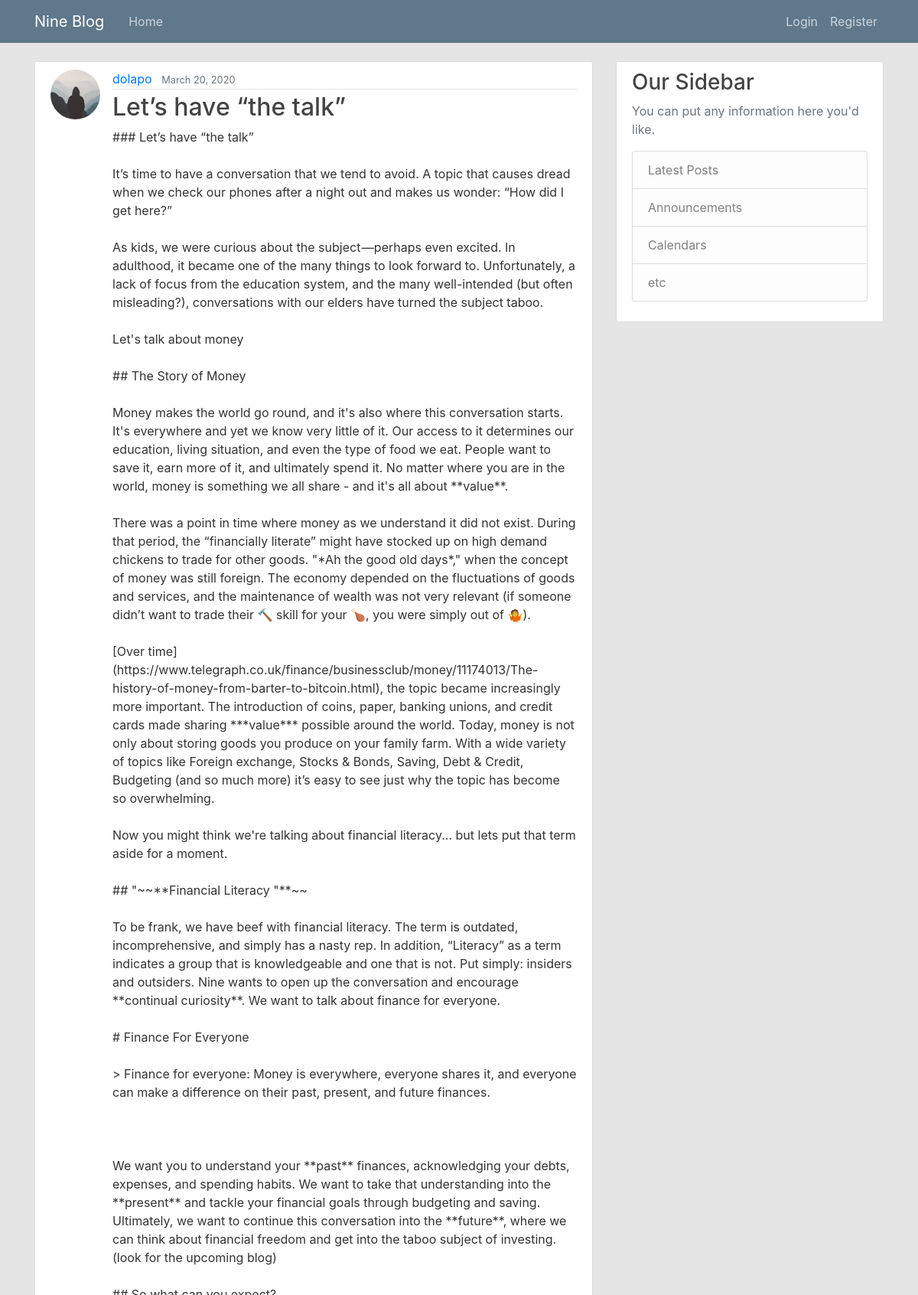
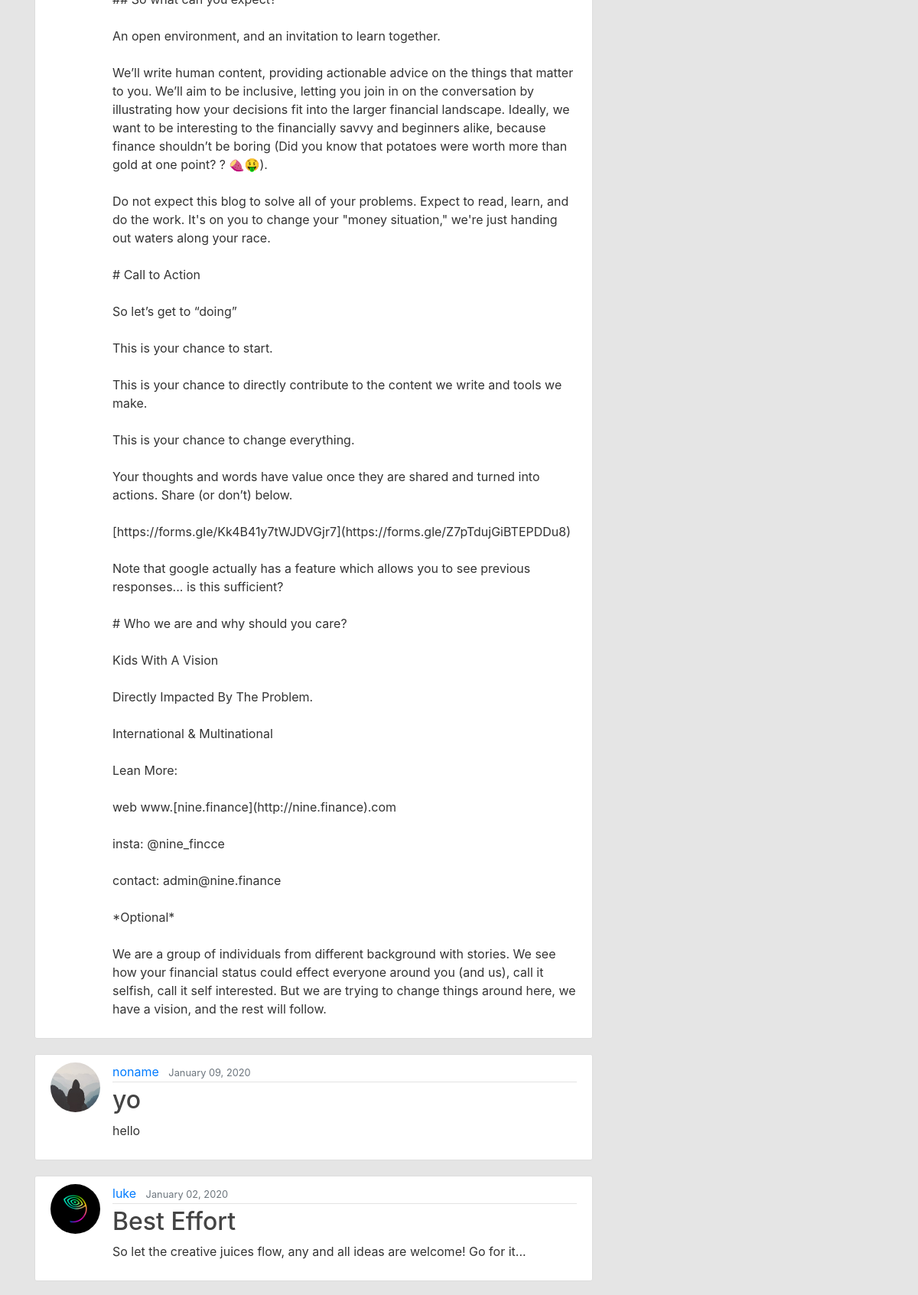
The page / (upper part) on the database its author committed (2 pictures, top to bottom).
### blog/models.py (models this page shows, shortened)
class post(models.Model):
    title=models.CharField(max_length=100)
    content=models.TextField()
    date=models.DateTimeField(default=timezone.now)
    author=models.ForeignKey(User, on_delete=models.CASCADE)

### users/models.py (models this page shows, shortened)
class profile(models.Model):
    user= models.OneToOneField(User, on_delete=models.CASCADE)
    image= models.ImageField(default='default.jpg', upload_to='profile_pics')

### blog/views.py (the view)
# urls.py: path('', PostListView.as_view(), name="blog-home"),
class PostListView(ListView):
    model= post
    template_name = 'blog/home.html'
    context_object_name = 'posts'
    ordering = ['-date']
    paginate_by = 4

### templates/blog/home.html (shortened to what this page needs)
{% extends "blog/base.html" %}
{% block content %}
    {% for post in posts%}
        <article class="media content-section">
            <img class="rounded-circle article-img"src="{{ post.author.profile.image.url }}">
          <div class="media-body">
            <div class="article-metadata">
              <a class="mr-2" href="{%  url 'user-posts' post.author.username  %}">{{ post.author }}</a>
              <small class="text-muted">{{ post.date|date:'F d, Y' }}</small>
            </div>
            <h2><a class="article-title" href="{% url 'post-detail' post.id %}">{{ post.title }}</a></h2>
            <p class="article-content">{{ post.content }}</p>
          </div>
        </article>
    {% endfor %}
{%endblock content%}

### blog/static/blog/main.css (style rules this page uses)
body { background: #E5E5E5; color: #333333; margin-top: 5rem; }
h1, h2, h3, h4, h5, h6 { color: #444444; }
.content-section { background: #ffffff; padding: 10px 20px; border: 1px solid #dddddd; border-radius: 3px; margin-bottom: 20px; }
.article-title { color: #444444; }
.article-content { white-space: pre-line; }
.article-img { height: 65px; width: 65px; margin-right: 16px; }
.article-metadata { padding-bottom: 1px; margin-bottom: 4px; border-bottom: 1px solid #e3e3e3 }

### rows shown on the page
post: author.profile.image (placeholder picture), author "dolapo", date "March 20, 2020", title "Let’s have “the talk”", content "### Let’s have “the talk” It’s time to have a conversation that we tend to avoid. A topic that causes dread when we check our phones after a night out and makes us wonder: “How did I get here?” As kids, we were curious about the subject —perhaps even excited. In adulthood, it became one of the many things to look forward to. Unfortunately, a lack of focus from the education system, and the many well-intended (but often misleading?), conversations with our elders have turned the subject taboo. Let's talk about money ## The Story of Money Money makes the world go round, and it's also where this conversation starts. It's everywhere and yet we know very little of it. Our access to it determines…"
post: author.profile.image (placeholder picture), author "noname", date "January 09, 2020", title "yo", content "hello"
post: author.profile.image (picture), author "luke", date "January 02, 2020", title "Best Effort", content "So let the creative juices flow, any and all ideas are welcome! Go for it..."
